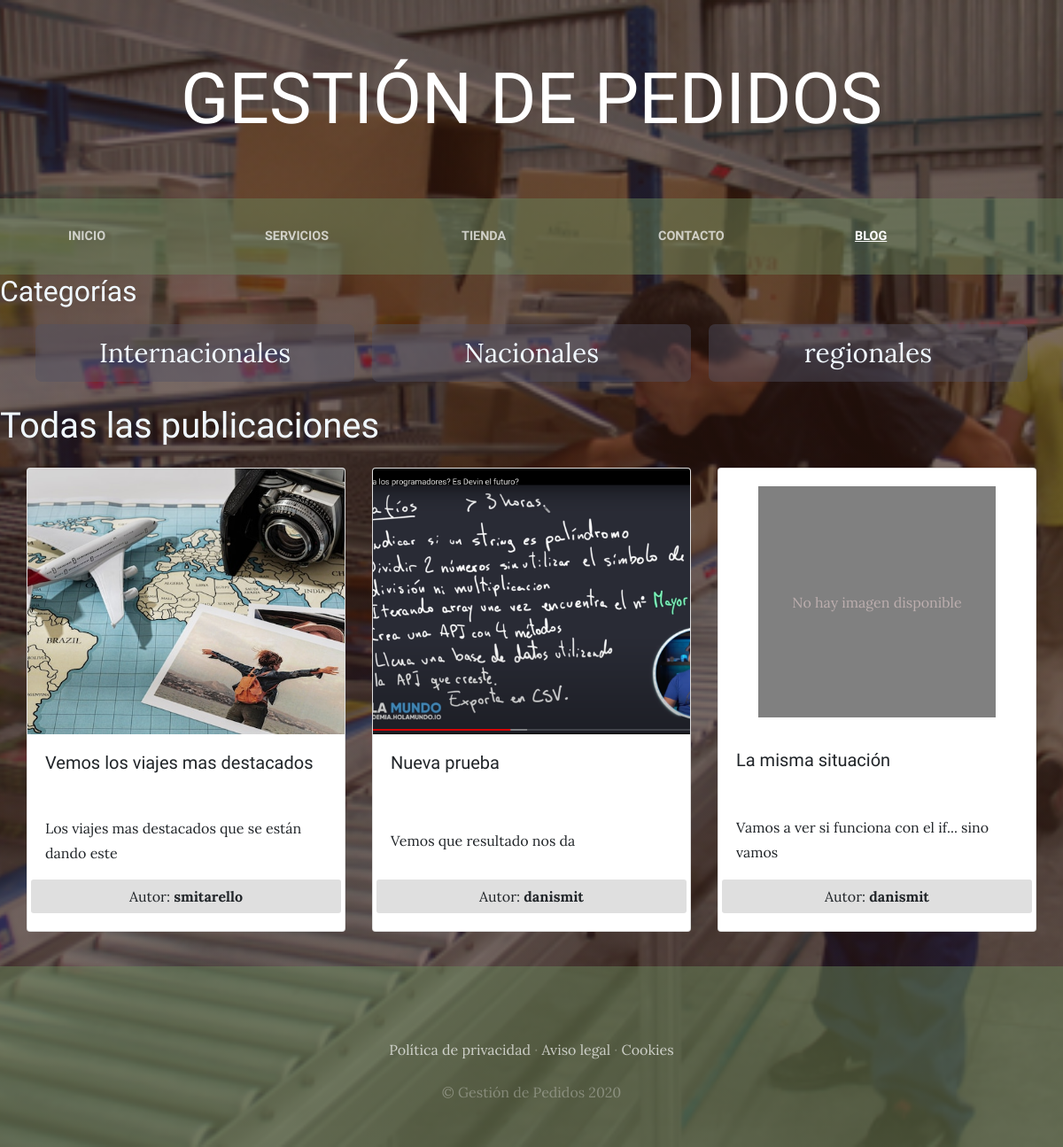
Screenshot of /blog/ with the database file from the repository.
### blog_App/models.py (models this page shows, shortened)
class Categoria(models.Model):
    nombre=models.CharField(max_length=50)
    created=models.DateTimeField(auto_now_add=True)
    updated=models.DateTimeField(auto_now_add=True)
    class Meta:
        verbose_name='categoria'
        verbose_name_plural='categorias'

class Post(models.Model):
    titulo=models.CharField(max_length=50)
    contenido=models.CharField(max_length=50)
    imagen=models.ImageField(upload_to='blog', null=True, blank=True)
    autor=models.ForeignKey(User, on_delete=models.CASCADE) # Relación Uno a Muchas. Permite que algunos usuarios puedan hacer entradas desde admin. En este caso el blog
    categoria=models.ManyToManyField(Categoria) # Relación Muchos a Muchos
    created=models.DateTimeField(auto_now_add=True)
    updated=models.DateTimeField(auto_now_add=True)
    class Meta:
        verbose_name='post'
        verbose_name_plural='posts'

### blog_App/views.py (the view)
# urls.py: path('',views.blog,name='Blog'),
def blog(request, categoria_id=None):
    categorias=Categoria.objects.all()
    if categoria_id:
        categoria=get_object_or_404(Categoria,id=categoria_id)
        post=Post.objects.filter(categoria=categoria)
    else:
        post=Post.objects.all()
    return render(request,'blog/blog.html',{'categoria':categoria if categoria_id else None,'post':post, 'categorias':categorias})

### blog_App/templates/blog/blog.html (shortened to what this page needs)
{% extends 'gestion_Pedidos_App_Templates/base.html' %}
{% load static %}
{% block content %}
<h2 class="subtitulo">Categorías</h2>
<div class="categoria-titulos">
    <ul class="categoria">
        {% for categoria in categorias %}
            <li class="categoria-puntual"><a href="{% url 'posts_por_categoria' categoria.id %}" style="color: aliceblue;">{{ categoria.nombre }}</a></li>
        {% endfor %}
    </ul>
</div>
<h1 class="subtitulo">
    {% if categoria %}
        Publicaciones en la categoría: {{ categoria.nombre }}
    {% else %}
        Todas las publicaciones
    {% endif %}
</h1>
<div class="row">
    {% for post in post %}
    <div class="col-md-4 mb-4 d-flex align-items-stretch">
        <div class="card h-100 d-flex flex-column centrado-card">
            {% if post.imagen %}
                <img src="{{post.imagen.url}}" class="card-img-top img-fluid imagen-ajustada" alt="...">
            {% else %}
                <p class="parrafo-foto">No hay imagen disponible</p>
            {% endif %}
            <div class="card-body d-flex flex-column centrado-card">
                <h5 class="card-title mb-5">{{post.titulo }}</h5>
                <p class="card-text flex-grow-1">{{post.contenido}}</p>
                <div class="parrafo-autor">
                    <p class="card-text flex-grow-1">Autor: <strong>{{post.autor}}</strong></p>
                </div>
            </div>
        </div>
    </div>
    {% empty %}
        <h2 class="subtitulo">No hay publicaciones disponibles.</h2>
    {% endfor %}
</div>
{% endblock %}

### gestion_Pedidos_App/static/gestion_Pedidos_App/css/gestion.css (style rules this page uses)
* { width: 100%; padding: 0px; }
body { font-family: 'Lora'; background: linear-gradient(rgba(47, 23, 15, 0.65), rgba(47, 23, 15, 0.65)), url("../img/bg_main.jpg"); background-attachment: fixed; background-position: center; background-size: cover; }
h1, h2, h3, h4, h5, h6 { font-family: 'Raleway'; }
p { line-height: 1.75; }
.imagen-ajustada { width: 100%; height: 300px; object-fit: cover; }
.row { margin: auto; padding: 15px 15px; }
.centrado-card { display: flex; align-items: center; }
.categoria { display: flex; flex-direction: row; justify-content: center; }
.categoria-puntual { background-color: rgba(83, 83, 100, 0.44); width: 30%; font-size: 30px; padding: 10px; list-style: none; border-radius: 7px; margin: 10px; }
.categoria-titulos { text-align: center; width: 100%; display: flex; flex-direction: row; align-items: center; }
.subtitulo { color: aliceblue; }
.parrafo-foto { margin-top: 20px; text-align: center; place-content: center; width: 75%; height: 50%; background-color: grey; color: rgb(188, 174, 174); }
.parrafo-autor { text-align: center; place-content: center; background-color: rgba(128, 128, 128, 0.252); width:350px; border-radius: 3px; padding: 5px; }
.card-body { display: flex; flex-direction: column; justify-content: space-between; }

### rows the page displays
Categoria: nombre "Internacionales"
Categoria: nombre "Nacionales"
Categoria: nombre "regionales"
Post: imagen (picture), titulo "Vemos los viajes mas destacados", contenido "Los viajes mas destacados que se están dando este", autor "smitarello"
Post: imagen (picture), titulo "Nueva prueba", contenido "Vemos que resultado nos da", autor "danismit"
Post: imagen "No hay imagen disponible", titulo "La misma situación", contenido "Vamos a ver si funciona con el if... sino vamos", autor "danismit"
